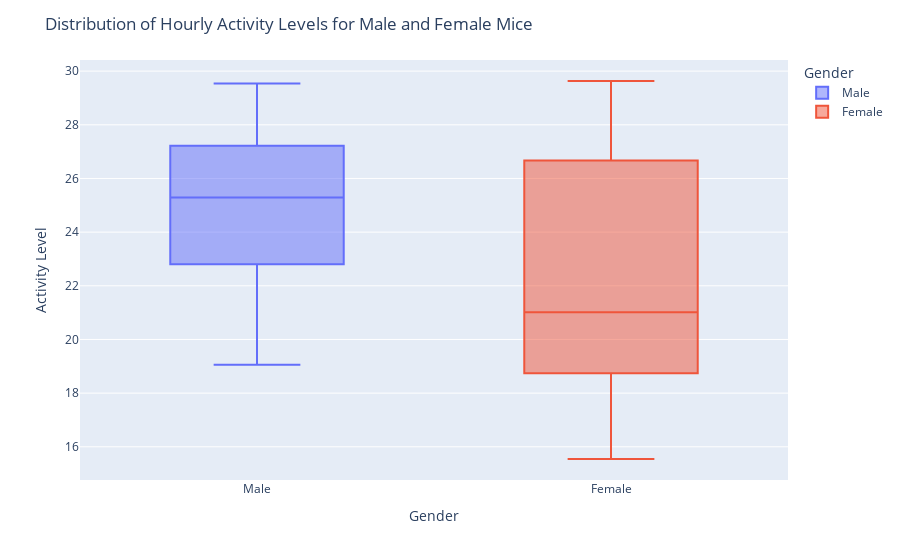

Source (notebook cell):
### Code cell
activity_box = px.box(combined_act,
                      x='Gender',
                      y='Activity',
                      color='Gender')

activity_box.update_layout(
    title='Distribution of Hourly Activity Levels for Male and Female Mice',
    yaxis_title='Activity Level'
)

### Figure 1 — Plotly figure (JSON) as saved in the notebook; plotly's stock layout.template omitted (floating-point values rounded to 4 significant figures)
{"data": [{"alignmentgroup": "True", "hovertemplate": "Gender=%{x}<br>Activity=%{y}<extra></extra>", "legendgroup": "Male", "marker": {"color": "#636efa"}, "name": "Male", "notched": false, "offsetgroup": "Male", "orientation": "v", "showlegend": true, "type": "box", "x": ["Male", "Male", "Male", "Male", "Male", "Male", "Male", "Male", "Male", "Male", "Male", "Male", "Male"], "x0": " ", "xaxis": "x", "y": [22.85, 29.53, 23.94, 27.67, 28.0, 25.65, 27.06, 21.24, 19.06, 27.07, 25.29, 22.65, 25.12], "y0": " ", "yaxis": "y"}, {"alignmentgroup": "True", "hovertemplate": "Gender=%{x}<br>Activity=%{y}<extra></extra>", "legendgroup": "Female", "marker": {"color": "#EF553B"}, "name": "Female", "notched": false, "offsetgroup": "Female", "orientation": "v", "showlegend": true, "type": "box", "x": ["Female", "Female", "Female", "Female", "Female", "Female", "Female", "Female", "Female", "Female", "Female", "Female", "Female"], "x0": " ", "xaxis": "x", "y": [16.15, 26.62, 15.55, 21.01, 25.91, 26.8, 18.57, 27.61, 29.63, 21.71, 20.66, 20.69, 18.8], "y0": " ", "yaxis": "y"}], "layout": {"boxmode": "overlay", "legend": {"title": {"text": "Gender"}, "tracegroupgap": 0}, "margin": {"t": 60}, "title": {"text": "Distribution of Hourly Activity Levels for Male and Female Mice"}, "xaxis": {"anchor": "y", "categoryarray": ["Male", "Female"], "categoryorder": "array", "domain": [0, 1], "title": {"text": "Gender"}}, "yaxis": {"anchor": "x", "domain": [0, 1], "title": {"text": "Activity Level"}}}}
